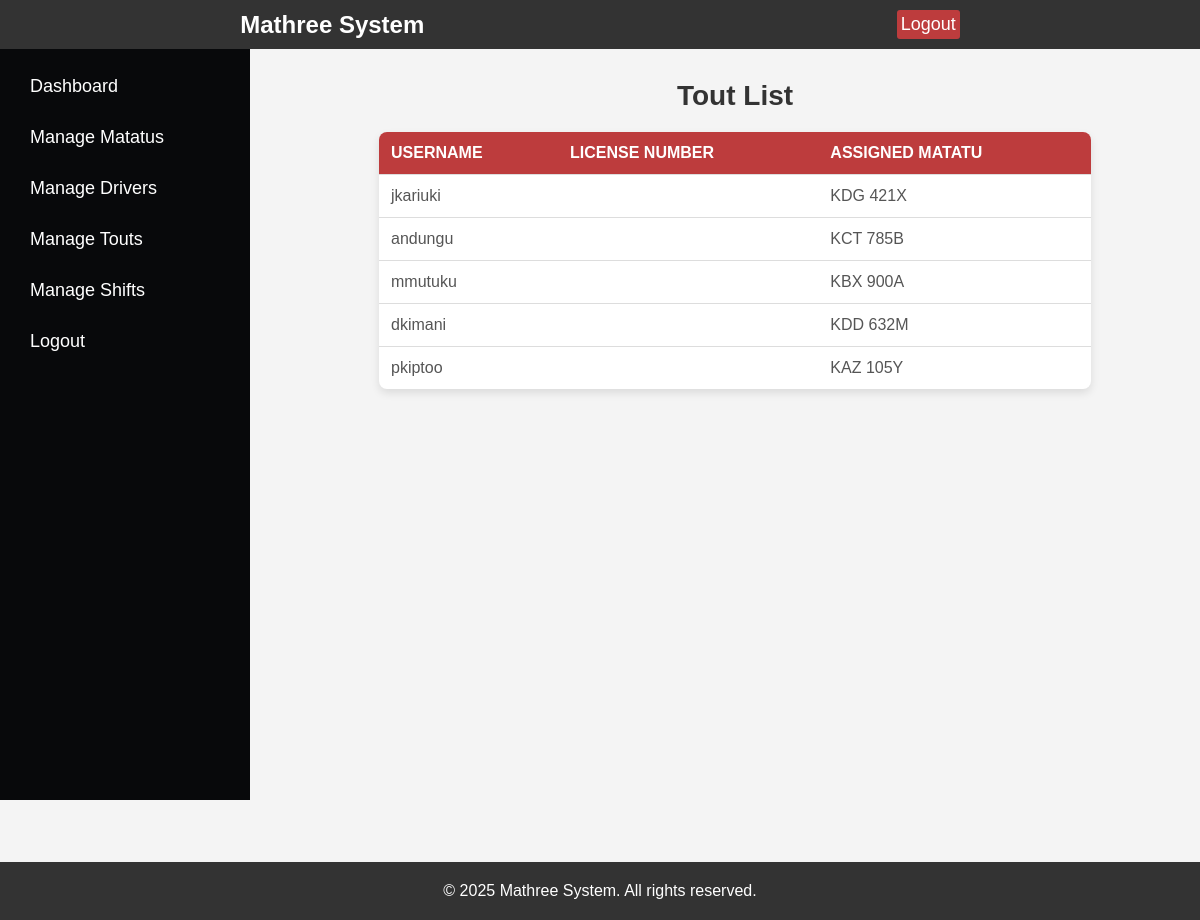
Screenshot of /fleet/tout/list/ (signed in) with the database file from the repository.
### fleet/models.py (models this page shows, shortened)
class Tout(models.Model):
    user = models.OneToOneField(User, on_delete=models.CASCADE)
    assigned_matatu = models.ForeignKey(
        Matatu, on_delete=models.SET_NULL, null=True, blank=True
    )

class Matatu(models.Model):
    plate_number = models.CharField(max_length=10, unique=True)
    capacity = models.IntegerField()
    route = models.CharField(max_length=100)

### fleet/views.py (the view)
# urls.py: path("tout/list/", tout_list, name="tout_list"),
@login_required
def tout_list(request):
    touts = Tout.objects.all()
    context = {"touts": touts}
    return render(request, "fleet/tout_list.html", context)

### fleet/templates/fleet/tout_list.html (shortened to what this page needs)
{% extends "base.html" %}
{% block content %}
<div class="dashboard">
  <aside class="sidebar">
    <h2>Admin Panel</h2>
    <ul>
      <li><a href="{% url 'admin_dashboard' %}">Dashboard</a></li>
      <li><a href="{% url 'matatu_list' %}">Manage Matatus</a></li>
      <li><a href="{% url 'driver_list' %}">Manage Drivers</a></li>
      <li><a href="{% url 'tout_list' %}" class="active">Manage Touts</a></li>
      <li><a href="{% url 'shift_list' %}">Manage Shifts</a></li>
      <li><a href="{% url 'logout' %}">Logout</a></li>
    </ul>
  </aside>
  <div class="dashboard-content">
    <h2>Tout List</h2>
    <table>
      <thead>
        <tr>
          <th>Username</th>
          <th>License Number</th>
          <th>Assigned Matatu</th>
        </tr>
      </thead>
      <tbody>
        {% if touts %}
          {% for tout in touts %}
          <tr>
            <td>{{ tout.user.username }}</td>
            <td>{{ tout.license_number }}</td>
            <td>
              {% if tout.assigned_matatu %}
                {{ tout.assigned_matatu.plate_number }}
              {% else %}
                No Matatu
              {% endif %}
            </td>
          </tr>
          {% endfor %}
        {% else %}
          <tr>
            <td colspan="3">No touts found.</td>
          </tr>
        {% endif %}
      </tbody>
    </table>
  </div>
</div>
{% endblock %}

### fleet/static/fleet/style.css (style rules this page uses)
* { margin: 0; padding: 0; box-sizing: border-box; }
html, body { height: 100%; font-family: Arial, sans-serif; }
body { display: flex; flex-direction: column; }
.dashboard { display: flex; height: 100vh; }
.sidebar { width: 250px; background-color: #333; color: white; padding: 20px; position: fixed; height: 100%; top: 0; left: 0; overflow-y: auto; }
.sidebar h2 { font-size: 24px; margin-bottom: 20px; }
.sidebar ul { list-style-type: none; padding: 0; }
.sidebar ul li { margin-bottom: 10px; }
.sidebar ul li a { text-decoration: none; color: white; font-size: 18px; display: block; padding: 10px; border-radius: 5px; }
.dashboard-content { margin-left: 260px; padding: 20px; flex-grow: 1; }
.dashboard-content h2 { font-size: 28px; margin-bottom: 20px; }

### fleet/static/fleet/admin.css (style rules this page uses)
body { font-family: 'Poppins', sans-serif; margin: 0; padding: 0; background: #f4f4f4; color: #333; }
.dashboard { display: flex; min-height: 100vh; }
.sidebar { width: 250px; background: #08090B; color: white; padding: 20px; height: 100vh; position: fixed; left: 0; top: 0; }
.sidebar h2 { font-size: 22px; margin-bottom: 20px; text-align: center; }
.sidebar ul { list-style: none; padding: 0; }
.sidebar ul li { margin: 10px 0; }
.sidebar ul li a { text-decoration: none; color: white; display: block; padding: 10px; border-radius: 5px; transition: 0.3s; }
.dashboard-content { margin-left: 270px; padding: 20px; width: calc(100% - 270px); }
h2 { text-align: center; margin-bottom: 20px; color: #333; }
table { width: 80%; margin: 0 auto; border-collapse: collapse; background-color: #fff; border-radius: 8px; overflow: hidden; box-shadow: 0px 4px 8px rgba(0, 0, 0, 0.1); }
th, td { padding: 12px; text-align: left; border-bottom: 1px solid #ddd; }
th { background-color: #BD3C3D; color: white; text-transform: uppercase; }
td { color: #555; }
tr:last-child td { border-bottom: none; }

### rows the page displays
Tout: user.username "jkariuki", assigned_matatu.plate_number "KDG 421X"
Tout: user.username "andungu", assigned_matatu.plate_number "KCT 785B"
Tout: user.username "mmutuku", assigned_matatu.plate_number "KBX 900A"
Tout: user.username "dkimani", assigned_matatu.plate_number "KDD 632M"
Tout: user.username "pkiptoo", assigned_matatu.plate_number "KAZ 105Y"
